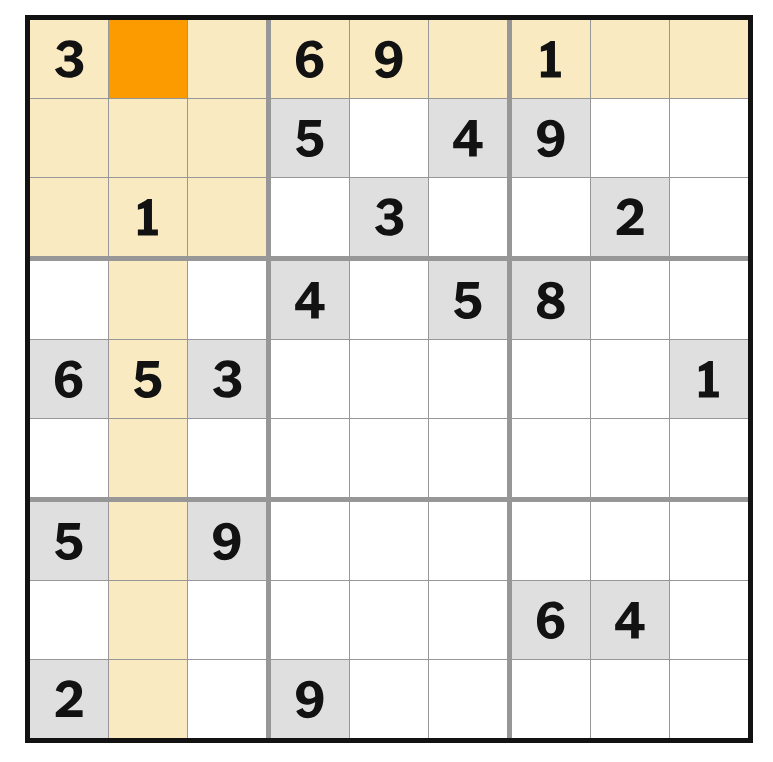
#> input picture computer_vision/images/sudoku_nyc.png, 773 x 762 px
$ python using_adaptive_thresholding.py
#> lines starting #> are read from the running program, lines starting #| are printed output that depends on the picture; after the words box and inside, x2 and y2 are one past the last pixel; in counts of white or black regions, pixels touching at a corner belong together
import cv2 as cv

img = cv.imread("./images/sudoku_nyc.png", cv.IMREAD_GRAYSCALE)
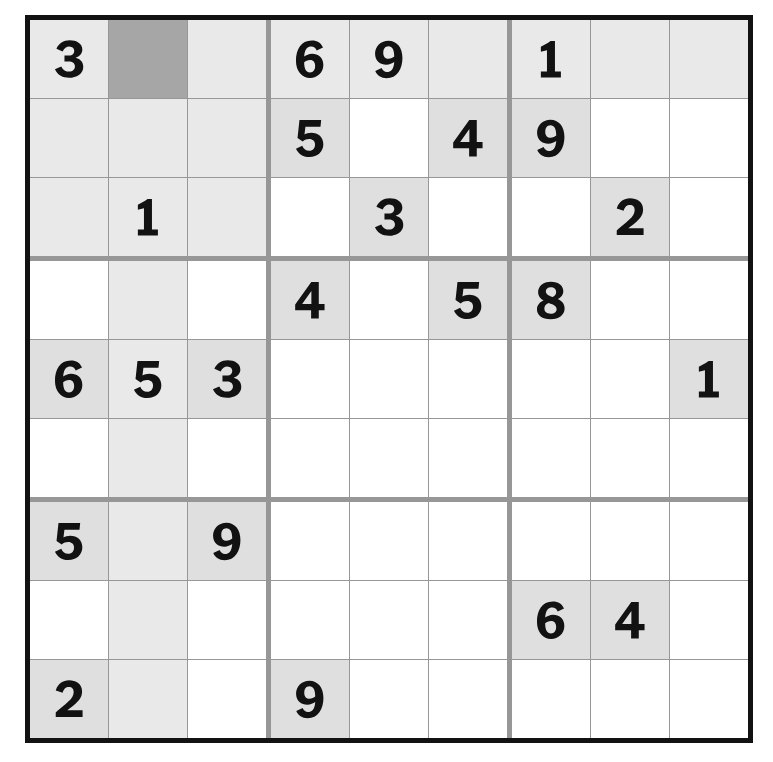
#> img: shape (762, 773); min 18, max 255, mean 229.6

# Apply adaptive thresholding
# I guess to make sure all the grids are of the same brightness?
thresh = cv.adaptiveThreshold(img, 255,
                               cv.ADAPTIVE_THRESH_GAUSSIAN_C,
                               cv.THRESH_BINARY,
                               blockSize=11,
                               C=5)
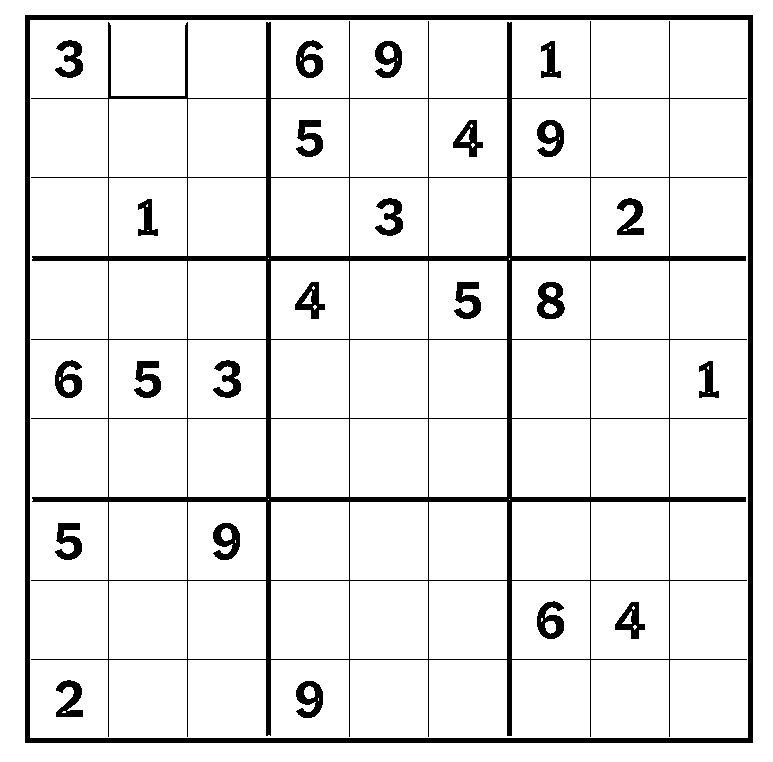
#> thresh: shape (762, 773); 91.5% white; 25 black regions, largest, box (x1, y1, x2, y2) and area: (31, 21, 747, 737) 23046, (25, 15, 753, 743) 14460, (537, 282, 565, 319) 642

# regular thresholding
# thresh = cv.threshold(img, 255, 127, cv.THRESH_BINARY)


cv.imshow("image", thresh)
cv.waitKey(0)
cv.destroyAllWindows()
